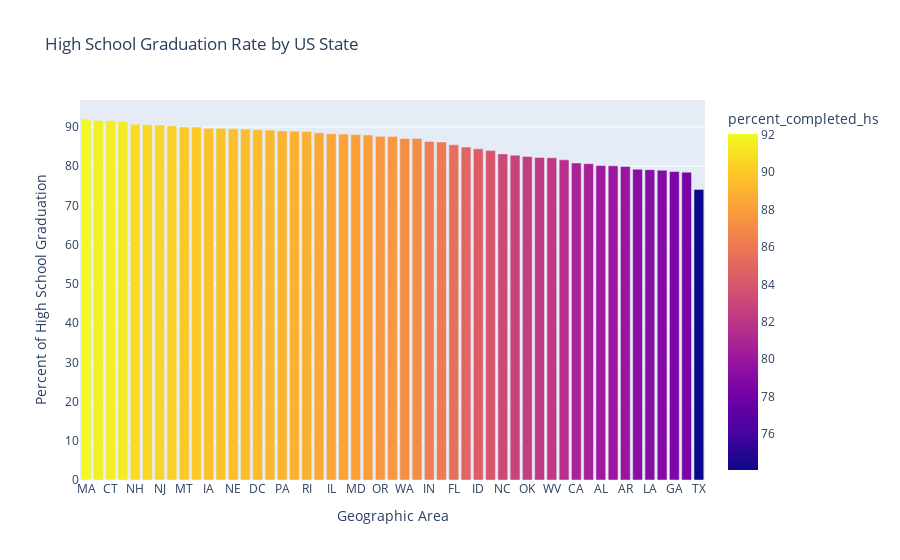

Write notebook code for a chart like this one.
### Code cell
pct_chs_bar = px.bar(
    data_frame=df_pct_chs_geo,
    x="Geographic Area",
    y="percent_completed_hs",
    color="percent_completed_hs",
    title="High School Graduation Rate by US State",
)
pct_chs_bar.update_layout(
    xaxis_title="Geographic Area",
    yaxis_title="Percent of High School Graduation",
    xaxis={"categoryorder": "total descending"},
)
pct_chs_bar.show()

### Figure 1 — Plotly figure (JSON) as saved in the notebook; plotly's stock layout.template omitted (floating-point values rounded to 4 significant figures)
{"data": [{"alignmentgroup": "True", "hovertemplate": "Geographic Area=%{x}<br>percent_completed_hs=%{marker.color}<extra></extra>", "legendgroup": "", "marker": {"color": [80.1, 80.16, 79.95, 79.22, 80.82, 88.93, 91.59, 89.3, 88.52, 85.46, 78.63, 91.67, 89.67, 84.42, 88.29, 86.32, 87.97, 82.22, 79.12, 92.03, 88.08, 91.43, 89.21, 89.47, 82.79, 78.47, 89.99, 83.14, 87.6, 89.52, 90.71, 90.52, 78.97, 87.05, 90.54, 88.2, 82.46, 87.6, 88.97, 88.82, 80.65, 86.18, 81.63, 74.09, 89.64, 84.88, 89.98, 87.07, 90.26, 82.14, 83.97], "coloraxis": "coloraxis", "pattern": {"shape": ""}}, "name": "", "offsetgroup": "", "orientation": "v", "showlegend": false, "textposition": "auto", "type": "bar", "x": ["AK", "AL", "AR", "AZ", "CA", "CO", "CT", "DC", "DE", "FL", "GA", "HI", "IA", "ID", "IL", "IN", "KS", "KY", "LA", "MA", "MD", "ME", "MI", "MN", "MO", "MS", "MT", "NC", "ND", "NE", "NH", "NJ", "NM", "NV", "NY", "OH", "OK", "OR", "PA", "RI", "SC", "SD", "TN", "TX", "UT", "VA", "VT", "WA", "WI", "WV", "WY"], "xaxis": "x", "y": [80.1, 80.16, 79.95, 79.22, 80.82, 88.93, 91.59, 89.3, 88.52, 85.46, 78.63, 91.67, 89.67, 84.42, 88.29, 86.32, 87.97, 82.22, 79.12, 92.03, 88.08, 91.43, 89.21, 89.47, 82.79, 78.47, 89.99, 83.14, 87.6, 89.52, 90.71, 90.52, 78.97, 87.05, 90.54, 88.2, 82.46, 87.6, 88.97, 88.82, 80.65, 86.18, 81.63, 74.09, 89.64, 84.88, 89.98, 87.07, 90.26, 82.14, 83.97], "yaxis": "y"}], "layout": {"autosize": true, "barmode": "relative", "coloraxis": {"colorbar": {"title": {"text": "percent_completed_hs"}}, "colorscale": [[0, "#0d0887"], [0.1111, "#46039f"], [0.2222, "#7201a8"], [0.3333, "#9c179e"], [0.4444, "#bd3786"], [0.5556, "#d8576b"], [0.6667, "#ed7953"], [0.7778, "#fb9f3a"], [0.8889, "#fdca26"], [1, "#f0f921"]]}, "legend": {"tracegroupgap": 0}, "title": {"text": "High School Graduation Rate by US State"}, "xaxis": {"anchor": "y", "autorange": true, "categoryorder": "total descending", "domain": [0, 1], "range": [-0.5, 50.5], "title": {"text": "Geographic Area"}, "type": "category"}, "yaxis": {"anchor": "x", "autorange": true, "domain": [0, 1], "range": [0, 96.87], "title": {"text": "Percent of High School Graduation"}, "type": "linear"}}}
